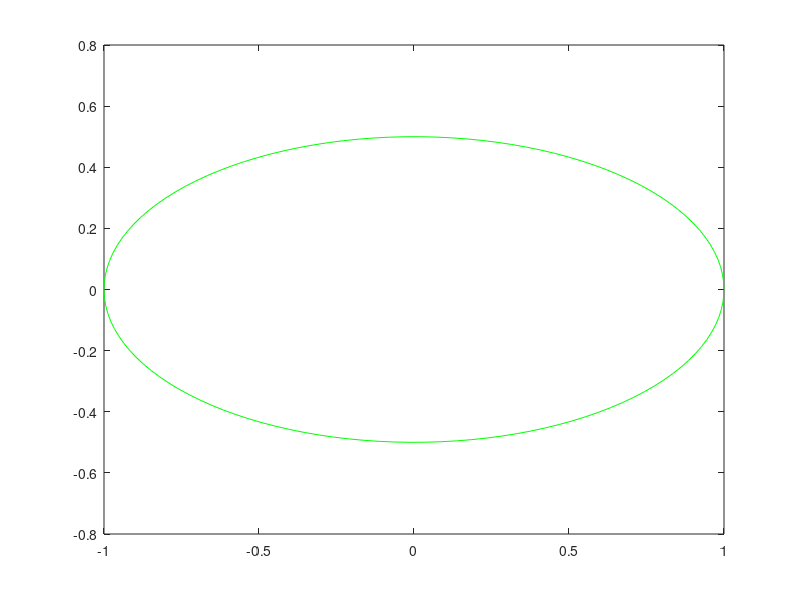
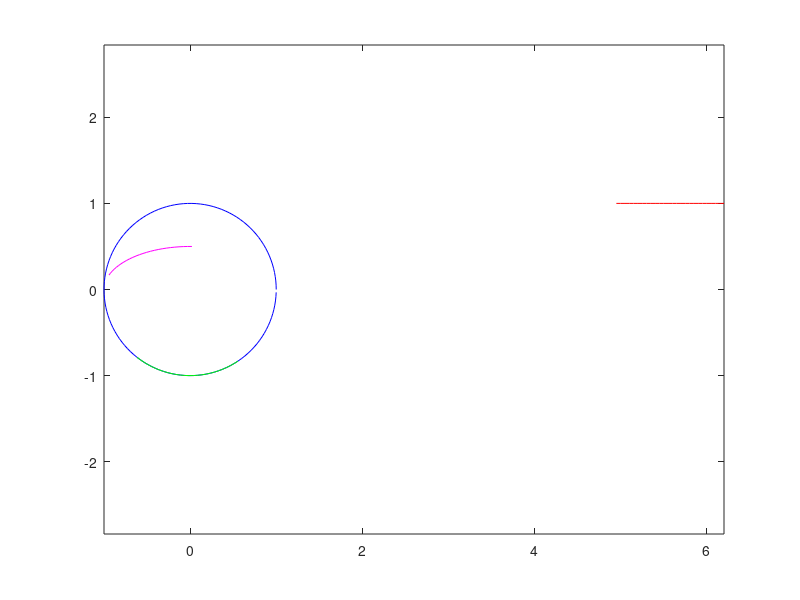
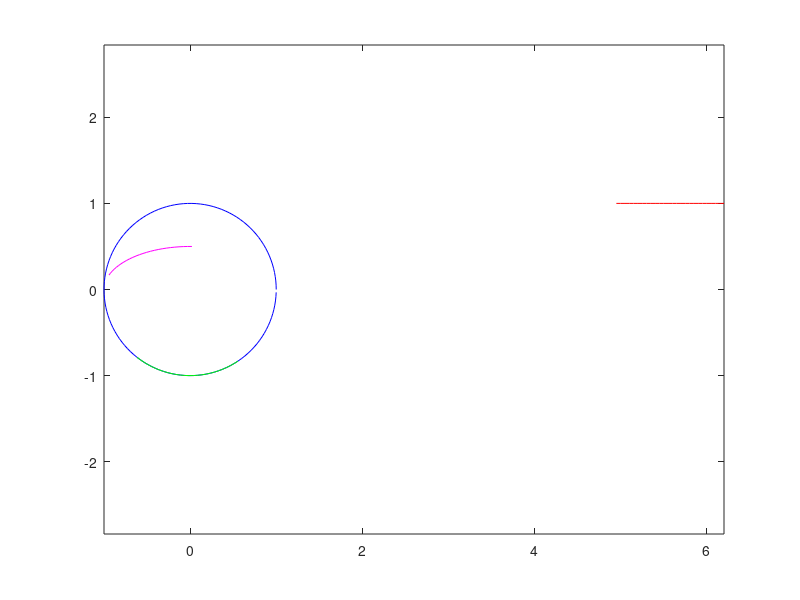

Recreate these plots in MATLAB, in order. (Note: this script raises an error after producing the figures.)
% small test

% circle
c = [ 0 0];
r = 1;
t = 0:0.05:2*pi;

sx1 = c(1) + r * cos(t) + 0.0*randn(size(t));
sy1 = c(2) + r * sin(t) + 0.000*randn(size(t));


A = [0.9988 -0.05;0.05 0.9988];

plot(sx1,sy1,'b');


% line
k = 0.5;
b = 0;
% sx2 = 0:0.05:2*pi;
% sy2 = k * sx2 + b;
sx2 = c(1) + r * cos(t);
sy2 = c(2) + 0.5 * sin(t);

hold on;plot(sx2,sy2,'g');hold off;

k = 0;
b = 1;
sx3 = 0:0.05:2*pi;
sy3 = k * sx3 + b;

plot(sx2,sy2,'g');

L = 26;

% ind1 = 51:51+L-1;
ind1 = 1:length(t);
% ind1 = 1:126;
ind2 = 82:82+L-1;
ind3 = 32:32+L-1;
ind4 = 100:100+L-1;

x1 = sx1(ind1);
y1 = sy1(ind1);
x2 = sx1(ind2);
y2 = sy1(ind2);
x3 = sx2(ind3);
y3 = sy2(ind3);
x4 = sx3(ind4);
y4 = sy3(ind4);

figure(2);
plot(x1,y1,'b');
hold;
plot(x2,y2,'g');
plot(x3,y3,'m');
plot(x4,y4,'r');
hold;
axis equal

% x1 = x1 - mean(x1);
% y1 = y1 - mean(y1);
% x2 = x2 - mean(x2);
% y2 = y2 - mean(y2);
% x3 = x3 - mean(x3);
% y3 = y3 - mean(y3);
% x4 = x4 - mean(x4);
% y4 = y4 - mean(y4);

u1 = diff(x1);
v1 = diff(y1);
u2 = diff(x2);
v2 = diff(y2);
u3 = diff(x3);
v3 = diff(y3);
u4 = diff(x4);
v4 = diff(y4);

figure(3);
plot(x1,y1,'b');
hold;
plot(x2,y2,'g');
plot(x3,y3,'m');
plot(x4,y4,'r');
hold;
axis equal

Hx1 = hankel(x1(1:ceil(L/2)),x1(ceil(L/2):end));
Hy1 = hankel(y1(1:ceil(L/2)),y1(ceil(L/2):end));
H1 = [Hx1;Hy1];

Hx2 = hankel(x2(1:ceil(L/2)),x2(ceil(L/2):end));
Hy2 = hankel(y2(1:ceil(L/2)),y2(ceil(L/2):end));
H2 = [Hx2;Hy2];

Hx3 = hankel(x3(1:ceil(L/2)),x3(ceil(L/2):end));
Hy3 = hankel(y3(1:ceil(L/2)),y3(ceil(L/2):end));
H3 = [Hx3;Hy3];

Hx4 = hankel(x4(1:ceil(L/2)),x4(ceil(L/2):end));
Hy4 = hankel(y4(1:ceil(L/2)),y4(ceil(L/2):end));
H4 = [Hx4;Hy4];

Hu1 = hankel(u1(1:ceil(L/2)),u1(ceil(L/2):end));
Hv1 = hankel(v1(1:ceil(L/2)),v1(ceil(L/2):end));
Hd1 = [Hu1;Hv1];

Hu2 = hankel(u2(1:ceil(L/2)),u2(ceil(L/2):end));
Hv2 = hankel(v2(1:ceil(L/2)),v2(ceil(L/2):end));
Hd2 = [Hu2;Hv2];

Hu3 = hankel(u3(1:ceil(L/2)),u3(ceil(L/2):end));
Hv3 = hankel(v3(1:ceil(L/2)),v3(ceil(L/2):end));
Hd3 = [Hu3;Hv3];

Hu4 = hankel(u4(1:ceil(L/2)),u4(ceil(L/2):end));
Hv4 = hankel(v4(1:ceil(L/2)),v4(ceil(L/2):end));
Hd4 = [Hu4;Hv4];

H1 = H1';
H2 = H2';
H3 = H3';
H4 = H4';
Hd1 = Hd1';
Hd2 = Hd2';
Hd3 = Hd3';
Hd4 = Hd4';

tic;

% [U1,S1,V1] = svd(H1);
% [U2,S2,V2] = svd(H2);
% [U3,S3,V3] = svd(H3);
% [U4,S4,V4] = svd(H4);
% H1 = U1*(S1>1e-3)*V1';
% H2 = U2*(S2>1e-3)*V2';
% H3 = U3*(S3>1e-3)*V3';
% H4 = U4*(S4>1e-3)*V4';

H1_p = H1 / (norm(H1*H1','fro')^0.5);
H2_p = H2 / (norm(H2*H2','fro')^0.5);
H3_p = H3 / (norm(H3*H3','fro')^0.5);
H4_p = H4 / (norm(H4*H4','fro')^0.5);

d12 = 2 - norm(H1_p*H1_p' + H2_p*H2_p', 'fro');
d13 = 2 - norm(H1_p*H1_p' + H3_p*H3_p', 'fro');
d23 = 2 - norm(H2_p*H2_p' + H3_p*H3_p', 'fro');
d14 = 2 - norm(H1_p*H1_p' + H4_p*H4_p', 'fro');
d24 = 2 - norm(H2_p*H2_p' + H4_p*H4_p', 'fro');
d34 = 2 - norm(H3_p*H3_p' + H4_p*H4_p', 'fro');

toc

d12
d13
d23
d14
d24
d34

tic;

[U1,S1,V1] = svd(H1);
[U2,S2,V2] = svd(H2);
[U3,S3,V3] = svd(H3);
[U4,S4,V4] = svd(H4);
% H1 = U1*(S1>1e-3)*V1';
% H2 = U2*(S2>1e-3)*V2';
% H3 = U3*(S3>1e-3)*V3';
% H4 = U4*(S4>1e-3)*V4';

Hx1 = bsxfun(@minus, Hx1, mean(Hx1));
Hy1 = bsxfun(@minus, Hy1, mean(Hy1));
Hx2 = bsxfun(@minus, Hx2, mean(Hx2));
Hy2 = bsxfun(@minus, Hy2, mean(Hy2));
Hx3 = bsxfun(@minus, Hx3, mean(Hx3));
Hy3 = bsxfun(@minus, Hy3, mean(Hy3));
Hx4 = bsxfun(@minus, Hx4, mean(Hx4));
Hy4 = bsxfun(@minus, Hy4, mean(Hy4));

H1 = [Hx1;Hy1];
H2 = [Hx2;Hy2];
H3 = [Hx3;Hy3];
H4 = [Hx4;Hy4];

H1_p = H1 / (norm(H1*H1','fro')^0.5);
H2_p = H2 / (norm(H2*H2','fro')^0.5);
H3_p = H3 / (norm(H3*H3','fro')^0.5);
H4_p = H4 / (norm(H4*H4','fro')^0.5);

d12 = 2 - norm(H1_p*H1_p' + H2_p*H2_p', 'fro');
d13 = 2 - norm(H1_p*H1_p' + H3_p*H3_p', 'fro');
d23 = 2 - norm(H2_p*H2_p' + H3_p*H3_p', 'fro');
d14 = 2 - norm(H1_p*H1_p' + H4_p*H4_p', 'fro');
d24 = 2 - norm(H2_p*H2_p' + H4_p*H4_p', 'fro');
d34 = 2 - norm(H3_p*H3_p' + H4_p*H4_p', 'fro');

toc

d12
d13
d23
d14
d24
d34

tic;

Hx1 = bsxfun(@minus, Hx1, mean(Hx1));
Hy1 = bsxfun(@minus, Hy1, mean(Hy1));
Hx2 = bsxfun(@minus, Hx2, mean(Hx2));
Hy2 = bsxfun(@minus, Hy2, mean(Hy2));
Hx3 = bsxfun(@minus, Hx3, mean(Hx3));
Hy3 = bsxfun(@minus, Hy3, mean(Hy3));
Hx4 = bsxfun(@minus, Hx4, mean(Hx4));
Hy4 = bsxfun(@minus, Hy4, mean(Hy4));

H1 = [Hx1;Hy1];
H2 = [Hx2;Hy2];
H3 = [Hx3;Hy3];
H4 = [Hx4;Hy4];

H1_p2 = H1 / norm(H1,'fro');
H2_p2 = H2 / norm(H2,'fro');
H3_p2 = H3 / norm(H3,'fro');
H4_p2 = H4 / norm(H4,'fro');

H1_p = bsxfun(@rdivide, H1, sqrt(sum(H1.^2))) / sqrt(size(H1,2));
H2_p = bsxfun(@rdivide, H2, sqrt(sum(H2.^2))) / sqrt(size(H2,2));
H3_p = bsxfun(@rdivide, H3, sqrt(sum(H3.^2))) / sqrt(size(H3,2));
H4_p = bsxfun(@rdivide, H4, sqrt(sum(H4.^2))) / sqrt(size(H4,2));


[U1,S1,V1] = svd(H1_p);
[U2,S2,V2] = svd(H2_p);
[U3,S3,V3] = svd(H3_p);
[U4,S4,V4] = svd(H4_p);
s1 = diag(S1);
s2 = diag(S2);
s3 = diag(S3);
s4 = diag(S4);

% d12 = 1 - sum(sum(abs((U1*sqrt(S1))'*(U2*sqrt(S2))).^2));
% d13 = 1 - sum(sum(abs((U1*S1)'*(U3*S3))));
% d23 = 1 - sum(sum(abs((U2*S2)'*(U3*S3))));
% d14 = 1 - sum(sum(abs((U1*S1)'*(U4*S4))));
% d24 = 1 - sum(sum(abs((U2*S2)'*(U4*S4))));
% d34 = 1 - sum(sum(abs((U3*S3)'*(U4*S4))));

d12 = 1 - sum(sum(((U1*sqrt(S1))'*(U2*sqrt(S2))).^2));
d13 = 1 - sum(sum(((U1*sqrt(S1))'*(U3*sqrt(S3))).^2));
d23 = 1 - sum(sum(((U2*sqrt(S2))'*(U3*sqrt(S3))).^2));
d14 = 1 - sum(sum(((U1*sqrt(S1))'*(U4*sqrt(S4))).^2));
d24 = 1 - sum(sum(((U2*sqrt(S2))'*(U4*sqrt(S4))).^2));
d34 = 1 - sum(sum(((U3*sqrt(S3))'*(U4*sqrt(S4))).^2));

toc

d12
d13
d23
d14
d24
d34

tic

Hd1_p = Hd1 / norm(Hd1,'fro');
Hd2_p = Hd2 / norm(Hd2,'fro');
Hd3_p = Hd3 / norm(Hd3,'fro');
Hd4_p = Hd4 / norm(Hd4,'fro');

[Ud1,Sd1,Vd1] = svd(Hd1_p);
[Ud2,Sd2,Vd2] = svd(Hd2_p);
[Ud3,Sd3,Vd3] = svd(Hd3_p);
[Ud4,Sd4,Vd4] = svd(Hd4_p);

d12 = 1 - sum(sum(abs((Ud1*Sd1)'*(Ud2*Sd2))));
d13 = 1 - sum(sum(abs((Ud1*Sd1)'*(Ud3*Sd3))));
d23 = 1 - sum(sum(abs((Ud2*Sd2)'*(Ud3*Sd3))));
d14 = 1 - sum(sum(abs((Ud1*Sd1)'*(Ud4*Sd4))));
d24 = 1 - sum(sum(abs((Ud2*Sd2)'*(Ud4*Sd4))));
d34 = 1 - sum(sum(abs((Ud3*Sd3)'*(Ud4*Sd4))));

toc

d12
d13
d23
d14
d24
d34

tic

d12 = subspace(Hd1,Hd2);
d13 = subspace(Hd1,Hd3);
d23 = subspace(Hd2,Hd3);
d14 = subspace(Hd1,Hd4);
d24 = subspace(Hd2,Hd4);
d34 = subspace(Hd3,Hd4);

toc

d12
d13
d23
d14
d24
d34

% figure(4);
% tt = 1:L;
% plot(tt,x1,'b',tt,y1,'b',tt,x2,'g',tt,y2,'g',tt,x3,'m',tt,y3,'m',tt,x4,'r',tt,y4,'r');
% legend x1 y1 x2 y2 x3 y3 x4 y4

% %% cvx test
% addpath('/home/xikang/research/code/toolbox/cvx');
% [m,n] = size(H1);
% W1 = eye(m);
% W2 = eye(n);
% H = zeros(size(H1));
% H_pre = ones(size(H));
% while norm(H-H_pre,'fro') > 1e-3
%     H_pre = H;
%     cvx_begin
%     b1 = [ones(8);zeros(8)];
%     b2 = [zeros(8);ones(8)];
%     variables Y(m,m) Z(n,n);
%     variables H(m,n) a1 a2;
%     a1*b1 + a2*b2 + H == H2;
%     [Y H; H' Z] == semidefinite(24);
%     % minimize(norm_nuc(H));
%     minimize(trace(W1*Y)+trace(W2*Z));
%     cvx_end
%     
%     sy = svd(Y);
%     sz = svd(Z);
%     W1 = inv(Y + sy(1)*eye(16));
%     W2 = inv(Z + sz(1)*eye(8));
%     
% end
% rmpath('/home/xikang/research/code/toolbox/cvx');

%% remove all dc components
% dc1 = [ones(8,1);zeros(8,1)];
% dc2 = [zeros(8,1);ones(8,1)];
% for i = 1:size(H1,2)
%     temp = H1(:,i);
%     temp = temp - (temp'*dc1)/(dc1'*dc1)*dc1 - (temp'*dc2)/(dc2'*dc2)*dc2;
%     temp = temp/norm(temp);
%     H1(:,i) = temp;
% end
% H1 = H1/sqrt(size(H1,2));
% for i = 1:size(H2,2)
%     temp = H2(:,i);
%     temp = temp - (temp'*dc1)/(dc1'*dc1)*dc1 - (temp'*dc2)/(dc2'*dc2)*dc2;
%     temp = temp/norm(temp);
%     H2(:,i) = temp;
% end
% H2 = H2/sqrt(size(H2,2));
% for i = 1:size(H3,2)
%     temp = H3(:,i);
%     temp = temp - (temp'*dc1)/(dc1'*dc1)*dc1 - (temp'*dc2)/(dc2'*dc2)*dc2;
%     temp = temp/norm(temp);
%     H3(:,i) = temp;
% end
% H3 = H3/sqrt(size(H3,2));

%% compute translation
% svd(Hx1)
% svd(Hx2)
% svd([Hx1 Hx2])
x = x1+10;
% H = hankel_mo(x,[3,24]);
H = hankel_mo(x);
s = sym('s');
d = det((H+s)*(H+s).');
coef = sym2poly(vpa(d));
r = roots(coef);
r

T = findTranslation(x1')

% addpath(genpath('/home/xikang/research/code/toolbox/multipoly'));
% pvar s;
% d = det((H+s)*(H+s)')
% coef = full(d.coef)
% r = roots(coef);
% disp('original r is');
% r
% % filter out small imaginary part
% thr = 0.1;
% ind = abs(imag(r))<thr*abs(real(r));
% r(ind) = real(r(ind));
% disp('imag filtered r is');
% r
% % find double roots
% thr_d = 0.01;
% r = sort(r);
% counter = 1;
% valid = false(length(r));
% while counter < length(r)
%     if abs(r(counter)-r(counter+1))/abs(r(counter)) < thr_d
%         valid(counter) = true;
%         counter = counter + 2;
%     else
%         counter = counter + 1;
%     end
% end
% r = r(valid);
% disp('double filtered r is');
% r

% rmpath(genpath('/home/xikang/research/code/toolbox/multipoly'));
% addpath('/home/xikang/research/code/toolbox/cvx');
% cvx_begin
% variable c;
% W = (H+c)*(H+c)';
% log_det(W) == 0;
% minimize(0);
% cvx_end
% rmpath('/home/xikang/research/code/toolbox/cvx');

